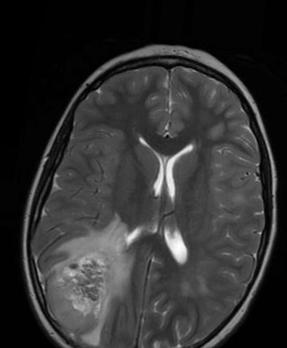
#> input picture augmented data/yes/aug_Y100_0_2614.jpg, 287 x 348 px, found by its file name; its folder holds 4 pictures in this run
$ jupyter execute --allow-errors 'Brain Tumor Detection.ipynb'   (shell and % lines are left out)
#> lines starting #> are read from the running program, lines starting #| are printed output that depends on the picture; after the words box and inside, x2 and y2 are one past the last pixel; in counts of white or black regions, pixels touching at a corner belong together
# Brain Tumor Detection Using a Convolutional Neural Network

**About the Brain MRI Images dataset:**<br>
The dataset contains 2 folders: yes and no which contains 253 Brain MRI Images. The folder yes contains 155 Brain MRI Images that are tumorous and the folder no contains 98 Brain MRI Images that are non-tumorous. You can find it [here](https://www.kaggle.com/navoneel/brain-mri-images-for-brain-tumor-detection).

## Import Necessary Modules

[cell 1]
import tensorflow as tf
from tensorflow.keras.layers import Conv2D, Input, ZeroPadding2D, BatchNormalization, Activation, MaxPooling2D, Flatten, Dense
from tensorflow.keras.models import Model, load_model
from tensorflow.keras.callbacks import TensorBoard, ModelCheckpoint
from sklearn.model_selection import train_test_split
from sklearn.metrics import f1_score
from sklearn.utils import shuffle
import cv2
import imutils
import numpy as np
import matplotlib.pyplot as plt
import time
from os import listdir

## Data Preparation & Preprocessing

In order to crop the part that contains only the brain of the image, I used a cropping technique to find the extreme top, bottom, left and right points of the brain. You can read more about it here [Finding extreme points in contours with OpenCV](https://www.pyimagesearch.com/2016/04/11/finding-extreme-points-in-contours-with-opencv/).

[cell 2]
def crop_brain_contour(image, plot=False):

    #import imutils
    #import cv2
    #from matplotlib import pyplot as plt

    # Convert the image to grayscale, and blur it slightly
    gray = cv2.cvtColor(image, cv2.COLOR_BGR2GRAY)
    gray = cv2.GaussianBlur(gray, (5, 5), 0)

    # Threshold the image, then perform a series of erosions +
    # dilations to remove any small regions of noise
    thresh = cv2.threshold(gray, 45, 255, cv2.THRESH_BINARY)[1]
    thresh = cv2.erode(thresh, None, iterations=2)
    thresh = cv2.dilate(thresh, None, iterations=2)

    # Find contours in thresholded image, then grab the largest one
    cnts = cv2.findContours(thresh.copy(), cv2.RETR_EXTERNAL, cv2.CHAIN_APPROX_SIMPLE)
    cnts = imutils.grab_contours(cnts)
    c = max(cnts, key=cv2.contourArea)


    # Find the extreme points
    extLeft = tuple(c[c[:, :, 0].argmin()][0])
    extRight = tuple(c[c[:, :, 0].argmax()][0])
    extTop = tuple(c[c[:, :, 1].argmin()][0])
    extBot = tuple(c[c[:, :, 1].argmax()][0])

    # crop new image out of the original image using the four extreme points (left, right, top, bottom)
    new_image = image[extTop[1]:extBot[1], extLeft[0]:extRight[0]]

    if plot:
        plt.figure()

        plt.subplot(1, 2, 1)
        plt.imshow(image)

        plt.tick_params(axis='both', which='both',
                        top=False, bottom=False, left=False, right=False,
                        labelbottom=False, labeltop=False, labelleft=False, labelright=False)

        plt.title('Original Image')

        plt.subplot(1, 2, 2)
        plt.imshow(new_image)

        plt.tick_params(axis='both', which='both',
                        top=False, bottom=False, left=False, right=False,
                        labelbottom=False, labeltop=False, labelleft=False, labelright=False)

        plt.title('Cropped Image')

        plt.show()

    return new_image

In order to better understand what it's doing, let's grab an image from the dataset and apply this cropping function to see the result:

[cell 3]
ex_img = cv2.imread('yes/Y1.jpg')
#> (the rest of this cell did not finish here and is left out)

### Load up the data:

The following function takes two arguments, the first one is a list of directory paths for the folders 'yes' and 'no' that contain the image data and the second argument is the image size, and for every image in both directories and does the following:
1. Read the image.
2. Crop the part of the image representing only the brain.
3. Resize the image (because the images in the dataset come in different sizes (meaning width, height and # of channels). So, we want all of our images to be (240, 240, 3) to feed it as an input to the neural network.
4. Apply normalization because we want pixel values to be scaled to the range 0-1.
5. Append the image to <i>X</i> and its label to <i>y</i>.<br>

After that, Shuffle <i>X</i> and <i>y</i>, because the data is ordered (meaning the arrays contains the first part belonging to one class and the second part belonging to the other class, and we don't want that).<br>
Finally, Return <i>X</i> and <i>y</i>.

[cell 4]
def load_data(dir_list, image_size):
    """
    Read images, resize and normalize them.
    Arguments:
        dir_list: list of strings representing file directories.
    Returns:
        X: A numpy array with shape = (#_examples, image_width, image_height, #_channels)
        y: A numpy array with shape = (#_examples, 1)
    """
#> called with image_size = (240, 240)

    # load all images in a directory
    X = []
    y = []
    image_width, image_height = image_size

    for directory in dir_list:
        for filename in listdir(directory):
            # load the image
            image = cv2.imread(directory + '\\' + filename)
#> image is the input picture: shape (348, 287, 3); min 0, max 255, mean 48.9
            # crop the brain and ignore the unnecessary rest part of the image
            image = crop_brain_contour(image, plot=False)
#> call 2 of crop_brain_contour, with plot = False
#> in crop_brain_contour (call 2), `thresh = cv2.threshold(gray, 45, 255, cv2.THRESH_BINARY)[1]`:
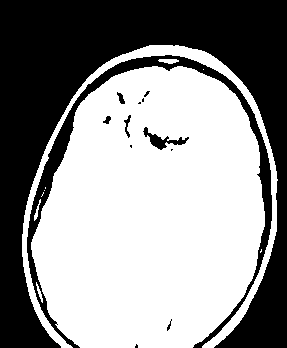
#> thresh: shape (348, 287); 57.4% white; 13 black regions (6 under 20 px), largest, box (x1, y1, x2, y2) and area: (0, 0, 287, 348) 36609, (27, 55, 272, 348) 5437, (143, 127, 189, 150) 317
#> in crop_brain_contour (call 2), `thresh = cv2.erode(thresh, None, iterations=2)`:
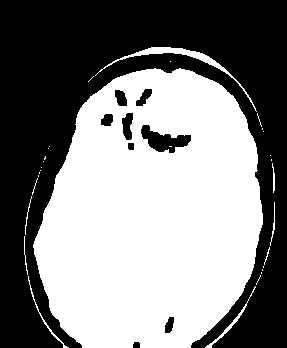
#> thresh: shape (348, 287); 50.5% white; 9 black regions, largest, box (x1, y1, x2, y2) and area: (0, 0, 287, 348) 47874, (141, 125, 191, 153) 705, (122, 113, 133, 140) 215
#> in crop_brain_contour (call 2), `thresh = cv2.dilate(thresh, None, iterations=2)`:
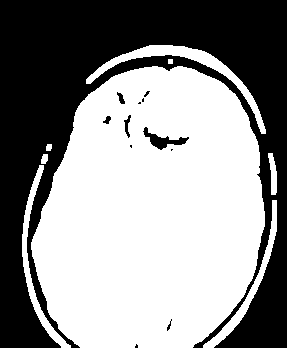
#> thresh: shape (348, 287); 56.7% white; 12 black regions (6 under 20 px)
#> in crop_brain_contour (call 2), `cnts = cv2.findContours(thresh.copy(), cv2.RETR_EXTERNAL, cv2.CHAIN_AP..`: cnts = 8 contours, 1 with area under 20; largest, box (x1, y1, x2, y2) and area: (31, 66, 265, 348) 52139, (86, 45, 266, 134) 1714, (22, 165, 71, 348) 1017, (203, 200, 277, 348) 985, (268, 153, 277, 195) 194, (41, 154, 48, 164) 44, (46, 144, 52, 151) 27
#> in crop_brain_contour (call 2), `c = max(cnts, key=cv2.contourArea)`: c = contour of 368 points, box (x1, y1, x2, y2) (31, 66, 265, 348), area 52139
#> in crop_brain_contour (call 2), `extLeft = tuple(c[c[:, :, 0].argmin()][0])`: extLeft = (31, 242)
#> in crop_brain_contour (call 2), `extRight = tuple(c[c[:, :, 0].argmax()][0])`: extRight = (264, 226)
#> in crop_brain_contour (call 2), `extTop = tuple(c[c[:, :, 1].argmin()][0])`: extTop = (152, 66)
#> in crop_brain_contour (call 2), `extBot = tuple(c[c[:, :, 1].argmax()][0])`: extBot = (80, 347)
#> in crop_brain_contour (call 2), `new_image = image[extTop[1]:extBot[1], extLeft[0]:extRight[0]]`:
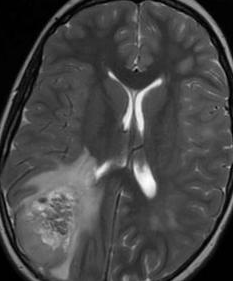
#> new_image: shape (281, 233, 3); min 0, max 255, mean 69.3
            # resize image
            image = cv2.resize(image, dsize=(image_width, image_height), interpolation=cv2.INTER_CUBIC)
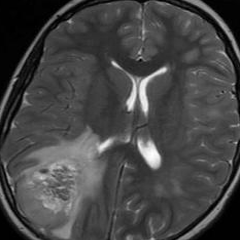
#> image: shape (240, 240, 3); min 0, max 255, mean 69.3
            # normalize values
            image = image / 255.
            # convert image to numpy array and append it to X
            X.append(image)
            # append a value of 1 to the target array if the image
            # is in the folder named 'yes', otherwise append 0.
            if directory[-3:] == 'yes':
                y.append([1])
            else:
                y.append([0])

    X = np.array(X)
    y = np.array(y)

    # Shuffle the data
    X, y = shuffle(X, y)

    print(f'Number of examples is: {len(X)}')
    print(f'X shape is: {X.shape}')
    print(f'y shape is: {y.shape}')

    return X, y

Load up the data that we augmented earlier in the Data Augmentation notebook.<br>
**Note:** the augmented data directory contains not only the new generated images but also the original images.

[cell 5]
augmented_path = 'augmented data/'

# augmented data (yes and no) contains both the original and the new generated examples
augmented_yes = augmented_path + 'yes'
augmented_no = augmented_path + 'no'

IMG_WIDTH, IMG_HEIGHT = (240, 240)

#> (the rest of this cell did not finish here and is left out)

As we see, we have 2065 images. Each images has a shape of **(240, 240, 3)=(image_width, image_height, number_of_channels)**

### Plot sample images:

[cell 6]
# [33 lines left out: function plot_sample_images, not called in this run]

#> (a cell that did not finish here is left out)

### Split the data:
Split <i>X</i> and <i>y</i> into training, validation (development) and validation sets.

[cell 8]
# [20 lines left out: function split_data, not called in this run]

Let's use the following way to split:<br>
1. 70% of the data for training.
2. 15% of the data for validation.
3. 15% of the data for testing.

#> (a cell that did not finish here is left out)

#> (a cell that did not finish here is left out)

Some helper functions:

[cell 11]
# Nicely formatted time string
# [5 lines left out: function hms_string, not called in this run]

[cell 12]
# [7 lines left out: function compute_f1_score, not called in this run]

# Build the model

Let's build a convolutional neural network model:

[cell 13]
def build_model(input_shape):
    """
    Arugments:
        input_shape: A tuple representing the shape of the input of the model. shape=(image_width, image_height, #_channels)
    Returns:
        model: A Model object.
    """
    # Define the input placeholder as a tensor with shape input_shape.
    X_input = Input(input_shape) # shape=(?, 240, 240, 3)

    # Zero-Padding: pads the border of X_input with zeroes
    X = ZeroPadding2D((2, 2))(X_input) # shape=(?, 244, 244, 3)

    # CONV -> BN -> RELU Block applied to X
    X = Conv2D(32, (7, 7), strides = (1, 1), name = 'conv0')(X)
    X = BatchNormalization(axis = 3, name = 'bn0')(X)
    X = Activation('relu')(X) # shape=(?, 238, 238, 32)

    # MAXPOOL
    X = MaxPooling2D((4, 4), name='max_pool0')(X) # shape=(?, 59, 59, 32)

    # MAXPOOL
    X = MaxPooling2D((4, 4), name='max_pool1')(X) # shape=(?, 14, 14, 32)

    # FLATTEN X
    X = Flatten()(X) # shape=(?, 6272)
    # FULLYCONNECTED
    X = Dense(1, activation='sigmoid', name='fc')(X) # shape=(?, 1)

    # Create model. This creates your Keras model instance, you'll use this instance to train/test the model.
    model = Model(inputs = X_input, outputs = X, name='BrainDetectionModel')

    return model

Define the image shape:

[cell 14]
IMG_SHAPE = (IMG_WIDTH, IMG_HEIGHT, 3)
#> IMG_SHAPE = (240, 240, 3)

#> (a cell that did not finish here is left out)
